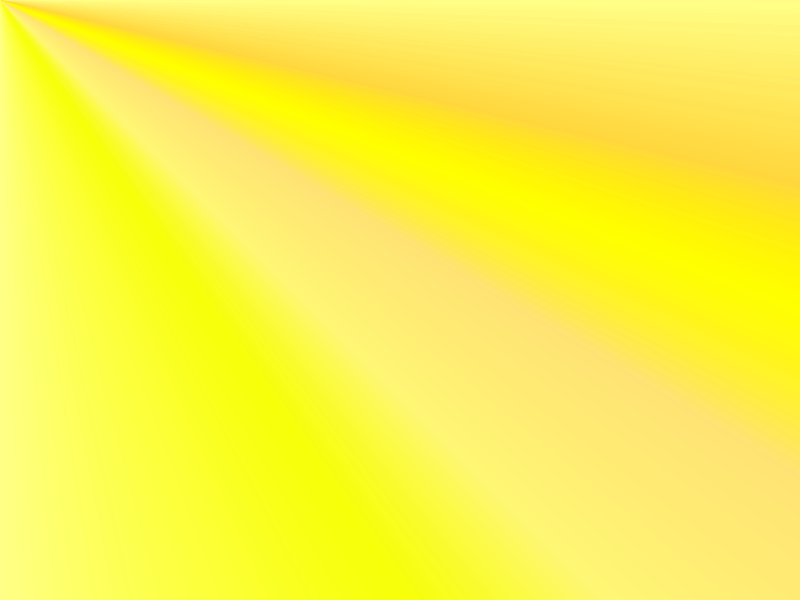
<?xml version="1.0" encoding="UTF-8"?>
<ui version="4.0">
 <class>Form</class>
 <widget class="QWidget" name="Form">
  <property name="geometry">
   <rect>
    <x>0</x>
    <y>0</y>
    <width>800</width>
    <height>600</height>
   </rect>
  </property>
  <property name="windowTitle">
   <string>Form</string>
  </property>
  <property name="styleSheet">
   <string notr="true">#Form {
	
	background-color: qconicalgradient(cx:0, cy:0, angle:135, stop:0 rgba(255, 255, 0, 69), stop:0.375 rgba(255, 255, 0, 69), stop:0.423533 rgba(251, 255, 0, 145), stop:0.45 rgba(247, 255, 0, 208), stop:0.477581 rgba(255, 244, 71, 130), stop:0.518717 rgba(255, 218, 71, 130), stop:0.55 rgba(255, 255, 0, 255), stop:0.57754 rgba(255, 203, 0, 130), stop:0.625 rgba(255, 255, 0, 69), stop:1 rgba(255, 255, 0, 69));
}</string>
  </property>
 </widget>
 <resources/>
 <connections/>
</ui>
